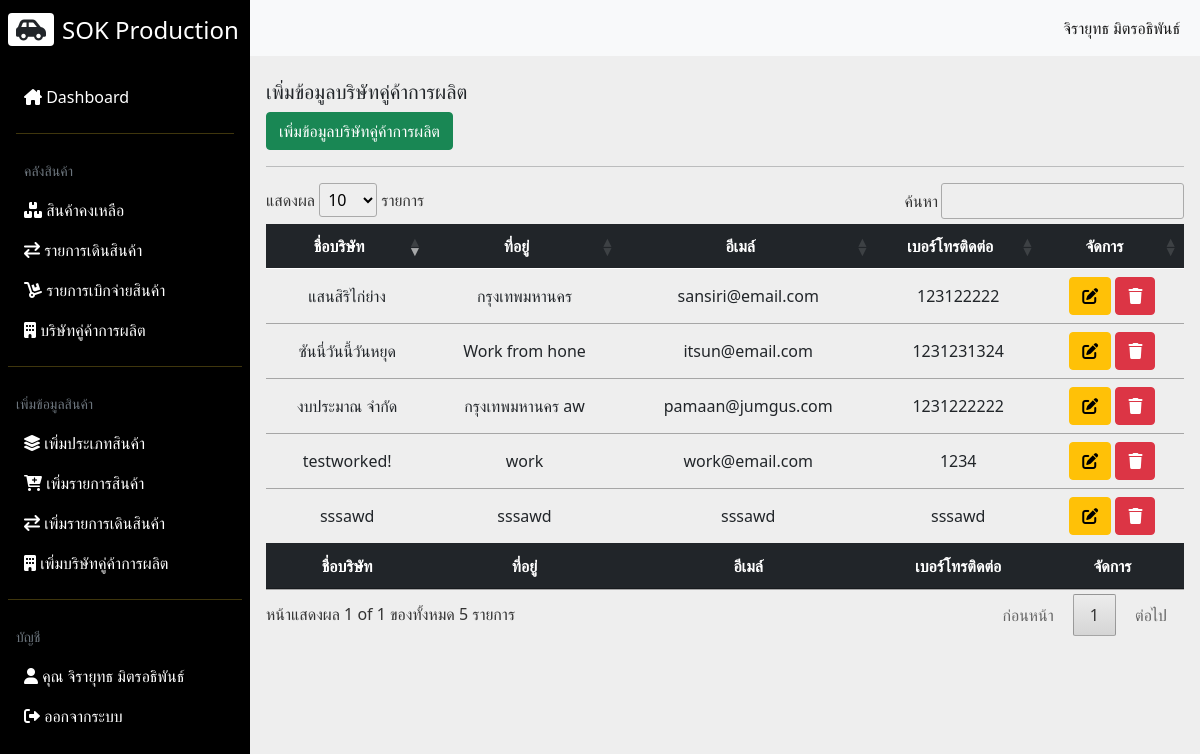
/addSupplier.php (signed in), run on an earlier commit of the app's database.
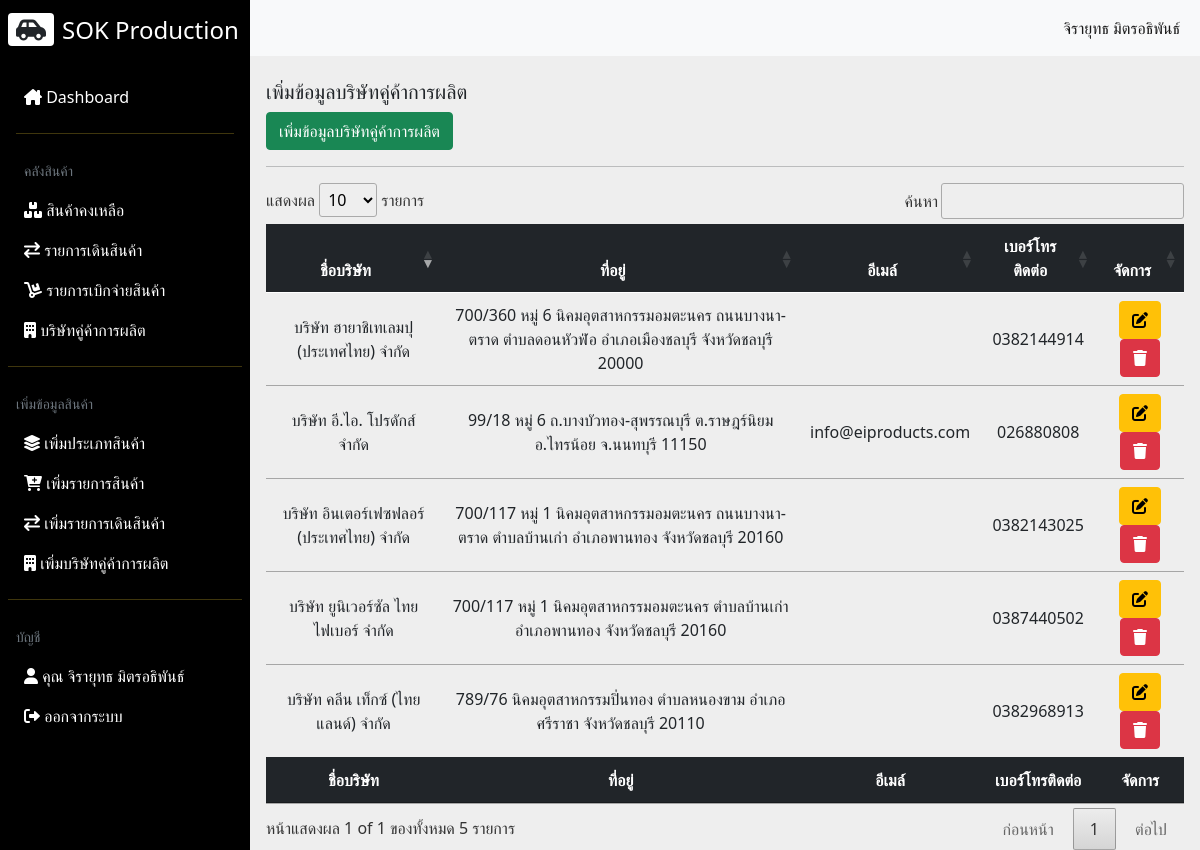
And on a later commit of the database.
### tables this page shows
CREATE TABLE `supplier` (
  `sup_id` int(11) NOT NULL,
  `sup_company` varchar(255) NOT NULL,
  `sup_address` text NOT NULL,
  `sup_email` varchar(255) DEFAULT NULL,
  `sup_phone` varchar(10) DEFAULT NULL
);

### addSupplier.php (the view, shortened to what this page needs)
<!DOCTYPE html>
<html lang="en">
<head>
  <link rel="stylesheet" href="css/all.min.css">
  <link rel="stylesheet" href="css/fontawesome.min.css">
  <link rel="stylesheet" href="css/bootstrap.min.css">
  <link rel="stylesheet" href="css/styles.css">
  <link rel="stylesheet" href="css/jquery.dataTables.min.css">
</head>
<body>
  <div class="main-container d-flex">
    <?php include("includes/menuNavbar.inc.php"); ?>
    <?php
    if($_SESSION['emp_level'] == 1) {
    ?>
    <div class="content">
      <nav class="navbar navbar-expand-md navbar-light bg-light">
        <div class="container-fluid">
          <div class="collapse navbar-collapse justify-content-end" id="navbarSupportedContent">
            <ul class="navbar-nav mb-2 mb-lg-0">
              <li class="nav-item">
                <a class="nav-link active" aria-current="page" href="#"><?= $_SESSION['emp_fname']; ?> <?= $_SESSION['emp_lname']; ?></a>
              </li>
            </ul>
          </div>
        </div>
      </nav>
      <div class="dashboard-content px-3 pt-4">
        <h2 class="fs-5"> เพิ่มข้อมูลบริษัทคู่ค้าการผลิต</h2>
        <button class="btn btn-success" id="add">เพิ่มข้อมูลบริษัทคู่ค้าการผลิต</button>
        <hr>
        <div class="col-md-12">
          <div class="row">
            <div class="col-md-12">
              <div class="table-responsive">
                <table class="table align-middle table-hover" id="myTable">
                  <thead class="table-dark">
                    <tr>
                      <th class="text-center">ชื่อบริษัท</th>
                      <th class="text-center">ที่อยู่</th>
                      <th class="text-center">อีเมล์</th>
                      <th class="text-center">เบอร์โทรติดต่อ</th>
                      <th class="text-center">จัดการ</th>
                    </tr>
                  </thead>
                  <tbody>
                    <?php
                    include_once('config/db.php');
                    $sql = "SELECT * FROM supplier";
                    $query = mysqli_query($conn, $sql);
                    while($row = mysqli_fetch_array($query)) {
                    ?>
                    <tr class="text-center" id="<?= $row['sup_id']; ?>">
                      <td data-target="name"><?= $row['sup_company']; ?></td>
                      <td data-target="address"><?= $row['sup_address']; ?></td>
                      <td data-target="email"><?= $row['sup_email']; ?></td>
                      <td data-target="phone"><?= $row['sup_phone']; ?></td>
                      <td>
                        <a data-id="<?= $row['sup_id']; ?>" data-role="edit" class="btn btn-warning"><i class="fa-solid fa-pen-to-square"></i></a>
                        <a data-id="<?= $row['sup_id']; ?>" data-role="delete" class="btn btn-danger"><i class="fa-solid fa-trash"></i></a>
                      </td>
                    </tr>
                    <?php } ?>
                  </tbody>
                  <thead class="table-dark">
                    <tr>
                      <th class="text-center">ชื่อบริษัท</th>
                      <th class="text-center">ที่อยู่</th>
                      <th class="text-center">อีเมล์</th>
                      <th class="text-center">เบอร์โทรติดต่อ</th>
                      <th class="text-center">จัดการ</th>
                    </tr>
                  </thead>
                </table>
              </div>
            </div>
          </div>
        </div>
      </div>
    </div>
    <?php } else {
      echo '<script>alert("หน้าเพจนี้ได้สำหรับพนักงานจัดการคลังสินค้าเท่านั้น!");window.location.href = "index.php"</script>';
    } ?>
  </div>
</body>
</html>

What changed in the data, as far as the page shows it:
removed supplier: sup_company "แสนสิริไก่ย่าง", sup_address "กรุงเทพมหานคร", sup_email "sansiri@email.com", sup_phone "123122222"
removed supplier: sup_company "งบประมาณ จำกัด", sup_address "กรุงเทพมหานคร aw", sup_email "pamaan@jumgus.com", sup_phone "1231222222"
removed supplier: sup_company "ซันนี่วันนี้วันหยุด", sup_address "Work from hone", sup_email "itsun@email.com", sup_phone "1231231324"
removed supplier: sup_company "testworked!", sup_address "work", sup_email "work@email.com", sup_phone "1234"
removed supplier: sup_company "sssawd", sup_address "sssawd", sup_email "sssawd", sup_phone "sssawd"
added supplier: sup_company "บริษัท อี.ไอ. โปรดักส์ จำกัด", sup_address "99/18 หมู่ 6 ถ.บางบัวทอง-สุพรรณบุรี ต.ราษฎร์นิยม อ.ไทรน้อย จ.นนทบุรี 11150", sup_email "info@eiproducts.com", sup_phone "026880808"
added supplier: sup_company "บริษัท คลีน เท็กซ์ (ไทยแลนด์) จำกัด", sup_address "789/76 นิคมอุตสาหกรรมปิ่นทอง ตำบลหนองขาม อำเภอศรีราชา จังหวัดชลบุรี 20110", sup_phone "0382968913"
added supplier: sup_company "บริษัท ฮายาชิเทเลมปุ (ประเทศไทย) จำกัด", sup_address "700/360 หมู่ 6 นิคมอุตสาหกรรมอมตะนคร ถนนบางนา-ตราด ตำบลดอนหัวฬ่อ อำเภอเมืองชลบุรี จังหวัดชลบุรี 20000", sup_phone "0382144914"
added supplier: sup_company "บริษัท ยูนิเวอร์ซัล ไทย ไฟเบอร์ จำกัด", sup_address "700/117 หมู่ 1 นิคมอุตสาหกรรมอมตะนคร ตำบลบ้านเก่า อำเภอพานทอง จังหวัดชลบุรี 20160", sup_phone "0387440502"
added supplier: sup_company "บริษัท อินเตอร์เฟซฟลอร์ (ประเทศไทย) จำกัด", sup_address "700/117 หมู่ 1 นิคมอุตสาหกรรมอมตะนคร ถนนบางนา-ตราด ตำบลบ้านเก่า อำเภอพานทอง จังหวัดชลบุรี 20160", sup_phone "0382143025"
